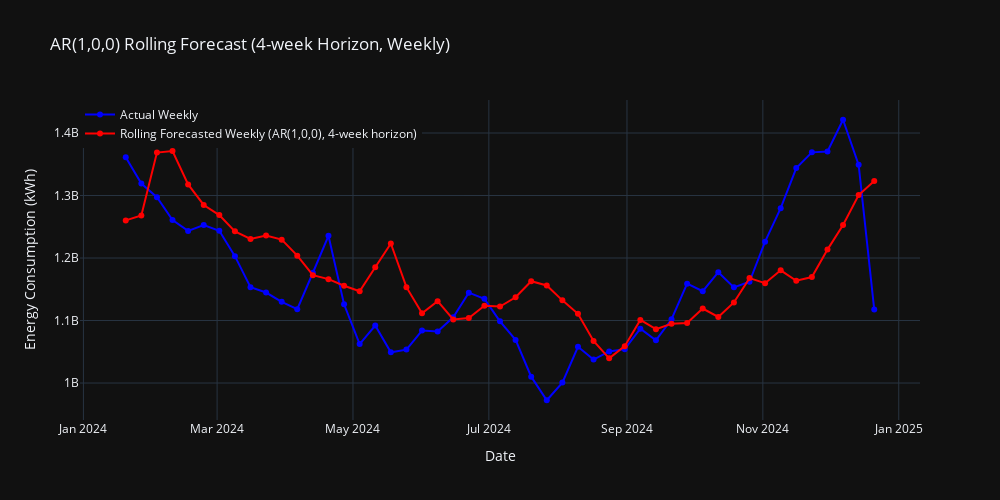

Notebook code cell kept with this figure:
### Code cell
import pandas as pd
from darts import TimeSeries
from darts.models import ARIMA
from darts.metrics import mape
import plotly.graph_objects as go
import plotly.io as pio
import warnings

# Optional: suppress convergence warnings
warnings.filterwarnings("ignore")

# --- Load or define your data ---
# df = pd.read_csv("your_data.csv")
# time_index = pd.to_datetime(df["date"])
# energy_consumption_data = df["kwh"]

# Ensure consistent lengths
min_len = min(len(time_index), len(energy_consumption_data))
time_index = time_index[:min_len]
energy_consumption_data = energy_consumption_data[:min_len]

# --- Convert to Darts TimeSeries (WEEKLY) ---
series = TimeSeries.from_times_and_values(
    pd.DatetimeIndex(time_index),
    energy_consumption_data,
    fill_missing_dates=True,
)

# --- Fit ARIMA and Multi-Step Forecast (Horizon = 4 weeks) ---
model = ARIMA(1, 0, 0)  # AR(1)
horizon = 4             # forecast 4 steps ahead
forecast = model.historical_forecasts(
    series=series,
    start=len(series) - 52,  # start 1 year before end
    forecast_horizon=horizon,
    stride=1,
    retrain=True,
    train_length=104,        # train on 2 years
    last_points_only=True    # return only the final forecast point
)

# --- Align actual values ---
actual = series.slice(forecast.start_time(), forecast.end_time())

# Convert to Pandas
actual_df = actual.pd_series().to_frame(name="Actual")
forecast_df = forecast.pd_series().to_frame(name="Forecast")

# --- Plot with Plotly ---
fig = go.Figure()

# Actual values
fig.add_trace(go.Scatter(
    x=actual_df.index,
    y=actual_df["Actual"],
    mode='lines+markers',
    name='Actual Weekly',
    line=dict(color='blue')
))

# Forecast values
fig.add_trace(go.Scatter(
    x=forecast_df.index,
    y=forecast_df["Forecast"],
    mode='lines+markers',
    name='Rolling Forecasted Weekly (AR(1,0,0), 4-week horizon)',
    line=dict(color='red')
))

# Layout
fig.update_layout(
    title="AR(1,0,0) Rolling Forecast (4-week Horizon, Weekly)",
    xaxis_title="Date",
    yaxis_title="Energy Consumption (kWh)",
    legend=dict(x=0, y=1),
    template="plotly_dark",
    width=1000,
    height=500
)

# Show plot
fig.show()

# --- Save JSON for Next.js ---
pio.write_json(
    fig,
    "/Users/omarabdesslem/Documents/Projects/Thesis-Website/public/AR/AR_data.json",
    pretty=True
)

# --- Evaluate and save MAPE ---
if len(actual) == len(forecast):
    mape_score = mape(actual, forecast)
    print(f"✅ MAPE (Weekly, 4-week Horizon): {mape_score:.2f}%")

    with open("/Users/omarabdesslem/Documents/Projects/Thesis-Website/public/AR/ar_mape.txt", "w") as f:
        f.write(f"{mape_score:.2f}")
else:
    print("⚠️ Forecast and actual series do not match in length.")

### Figure 1 — Plotly figure (JSON) as saved in the notebook; plotly's stock layout.template omitted (floating-point values rounded to 4 significant figures)
{"data": [{"line": {"color": "blue"}, "mode": "lines+markers", "name": "Actual Weekly", "type": "scatter", "x": ["2024-01-20T00:00:00", "2024-01-27T00:00:00", "2024-02-03T00:00:00", "2024-02-10T00:00:00", "2024-02-17T00:00:00", "2024-02-24T00:00:00", "2024-03-02T00:00:00", "2024-03-09T00:00:00", "2024-03-16T00:00:00", "2024-03-23T00:00:00", "2024-03-30T00:00:00", "2024-04-06T00:00:00", "2024-04-13T00:00:00", "2024-04-20T00:00:00", "2024-04-27T00:00:00", "2024-05-04T00:00:00", "2024-05-11T00:00:00", "2024-05-18T00:00:00", "2024-05-25T00:00:00", "2024-06-01T00:00:00", "2024-06-08T00:00:00", "2024-06-15T00:00:00", "2024-06-22T00:00:00", "2024-06-29T00:00:00", "2024-07-06T00:00:00", "2024-07-13T00:00:00", "2024-07-20T00:00:00", "2024-07-27T00:00:00", "2024-08-03T00:00:00", "2024-08-10T00:00:00", "2024-08-17T00:00:00", "2024-08-24T00:00:00", "2024-08-31T00:00:00", "2024-09-07T00:00:00", "2024-09-14T00:00:00", "2024-09-21T00:00:00", "2024-09-28T00:00:00", "2024-10-05T00:00:00", "2024-10-12T00:00:00", "2024-10-19T00:00:00", "2024-10-26T00:00:00", "2024-11-02T00:00:00", "2024-11-09T00:00:00", "2024-11-16T00:00:00", "2024-11-23T00:00:00", "2024-11-30T00:00:00", "2024-12-07T00:00:00", "2024-12-14T00:00:00", "2024-12-21T00:00:00"], "y": [1361000000.0, 1319000000.0, 1297000000.0, 1261000000.0, 1243000000.0, 1253000000.0, 1244000000.0, 1203000000.0, 1153000000.0, 1145000000.0, 1130000000.0, 1118000000.0, 1176000000.0, 1236000000.0, 1126000000.0, 1062000000.0, 1092000000.0, 1049000000.0, 1053000000.0, 1084000000.0, 1083000000.0, 1105000000.0, 1145000000.0, 1135000000.0, 1099000000.0, 1069000000.0, 1010000000.0, 972500000.0, 1001000000.0, 1058000000.0, 1038000000.0, 1051000000.0, 1054000000.0, 1087000000.0, 1068000000.0, 1102000000.0, 1159000000.0, 1147000000.0, 1177000000.0, 1153000000.0, 1162000000.0, 1226000000.0, 1280000000.0, 1344000000.0, 1369000000.0, 1371000000.0, 1421000000.0, 1349000000.0, 1118000000.0]}, {"line": {"color": "red"}, "mode": "lines+markers", "name": "Rolling Forecasted Weekly (AR(1,0,0), 4-week horizon)", "type": "scatter", "x": ["2024-01-20T00:00:00", "2024-01-27T00:00:00", "2024-02-03T00:00:00", "2024-02-10T00:00:00", "2024-02-17T00:00:00", "2024-02-24T00:00:00", "2024-03-02T00:00:00", "2024-03-09T00:00:00", "2024-03-16T00:00:00", "2024-03-23T00:00:00", "2024-03-30T00:00:00", "2024-04-06T00:00:00", "2024-04-13T00:00:00", "2024-04-20T00:00:00", "2024-04-27T00:00:00", "2024-05-04T00:00:00", "2024-05-11T00:00:00", "2024-05-18T00:00:00", "2024-05-25T00:00:00", "2024-06-01T00:00:00", "2024-06-08T00:00:00", "2024-06-15T00:00:00", "2024-06-22T00:00:00", "2024-06-29T00:00:00", "2024-07-06T00:00:00", "2024-07-13T00:00:00", "2024-07-20T00:00:00", "2024-07-27T00:00:00", "2024-08-03T00:00:00", "2024-08-10T00:00:00", "2024-08-17T00:00:00", "2024-08-24T00:00:00", "2024-08-31T00:00:00", "2024-09-07T00:00:00", "2024-09-14T00:00:00", "2024-09-21T00:00:00", "2024-09-28T00:00:00", "2024-10-05T00:00:00", "2024-10-12T00:00:00", "2024-10-19T00:00:00", "2024-10-26T00:00:00", "2024-11-02T00:00:00", "2024-11-09T00:00:00", "2024-11-16T00:00:00", "2024-11-23T00:00:00", "2024-11-30T00:00:00", "2024-12-07T00:00:00", "2024-12-14T00:00:00", "2024-12-21T00:00:00"], "y": [1260000000.0, 1268000000.0, 1369000000.0, 1371000000.0, 1318000000.0, 1285000000.0, 1269000000.0, 1243000000.0, 1230000000.0, 1236000000.0, 1229000000.0, 1204000000.0, 1173000000.0, 1166000000.0, 1156000000.0, 1147000000.0, 1185000000.0, 1223000000.0, 1153000000.0, 1112000000.0, 1131000000.0, 1102000000.0, 1104000000.0, 1124000000.0, 1122000000.0, 1137000000.0, 1163000000.0, 1156000000.0, 1132000000.0, 1111000000.0, 1067000000.0, 1040000000.0, 1059000000.0, 1101000000.0, 1086000000.0, 1095000000.0, 1096000000.0, 1119000000.0, 1106000000.0, 1129000000.0, 1168000000.0, 1160000000.0, 1180000000.0, 1164000000.0, 1170000000.0, 1213000000.0, 1253000000.0, 1301000000.0, 1323000000.0]}], "layout": {"height": 500, "legend": {"x": 0, "y": 1}, "title": {"text": "AR(1,0,0) Rolling Forecast (4-week Horizon, Weekly)"}, "width": 1000, "xaxis": {"title": {"text": "Date"}}, "yaxis": {"title": {"text": "Energy Consumption (kWh)"}}}}
